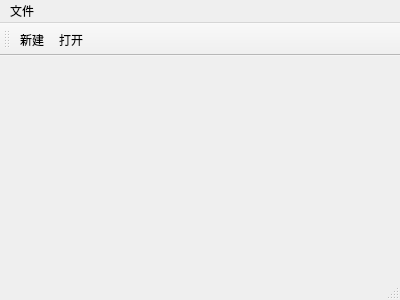
<?xml version="1.0" encoding="UTF-8"?>
<ui version="4.0">
 <class>MainWindow</class>
 <widget class="QMainWindow" name="MainWindow">
  <property name="geometry">
   <rect>
    <x>0</x>
    <y>0</y>
    <width>400</width>
    <height>300</height>
   </rect>
  </property>
  <property name="windowTitle">
   <string>MainWindow</string>
  </property>
  <widget class="QWidget" name="centralWidget"/>
  <widget class="QMenuBar" name="menuBar">
   <property name="geometry">
    <rect>
     <x>0</x>
     <y>0</y>
     <width>400</width>
     <height>23</height>
    </rect>
   </property>
   <widget class="QMenu" name="menu">
    <property name="title">
     <string>文件</string>
    </property>
    <addaction name="actionNew"/>
    <addaction name="actionOpen"/>
   </widget>
   <addaction name="menu"/>
  </widget>
  <widget class="QToolBar" name="mainToolBar">
   <attribute name="toolBarArea">
    <enum>TopToolBarArea</enum>
   </attribute>
   <attribute name="toolBarBreak">
    <bool>false</bool>
   </attribute>
   <addaction name="actionNew"/>
   <addaction name="actionOpen"/>
  </widget>
  <widget class="QStatusBar" name="statusBar"/>
  <action name="actionNew">
   <property name="text">
    <string>新建</string>
   </property>
  </action>
  <action name="actionOpen">
   <property name="text">
    <string>打开</string>
   </property>
  </action>
 </widget>
 <layoutdefault spacing="6" margin="11"/>
 <resources/>
 <connections/>
</ui>
